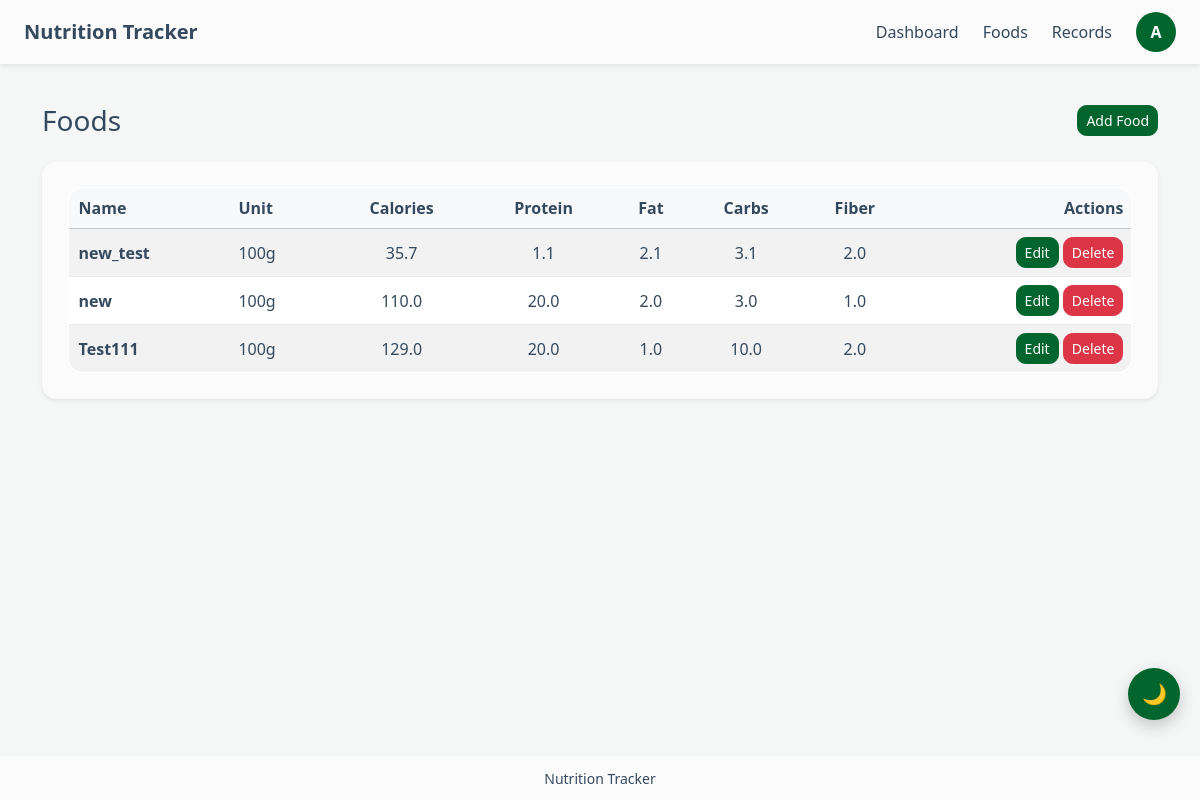
Page /foods/ (signed in) on the earlier database version.
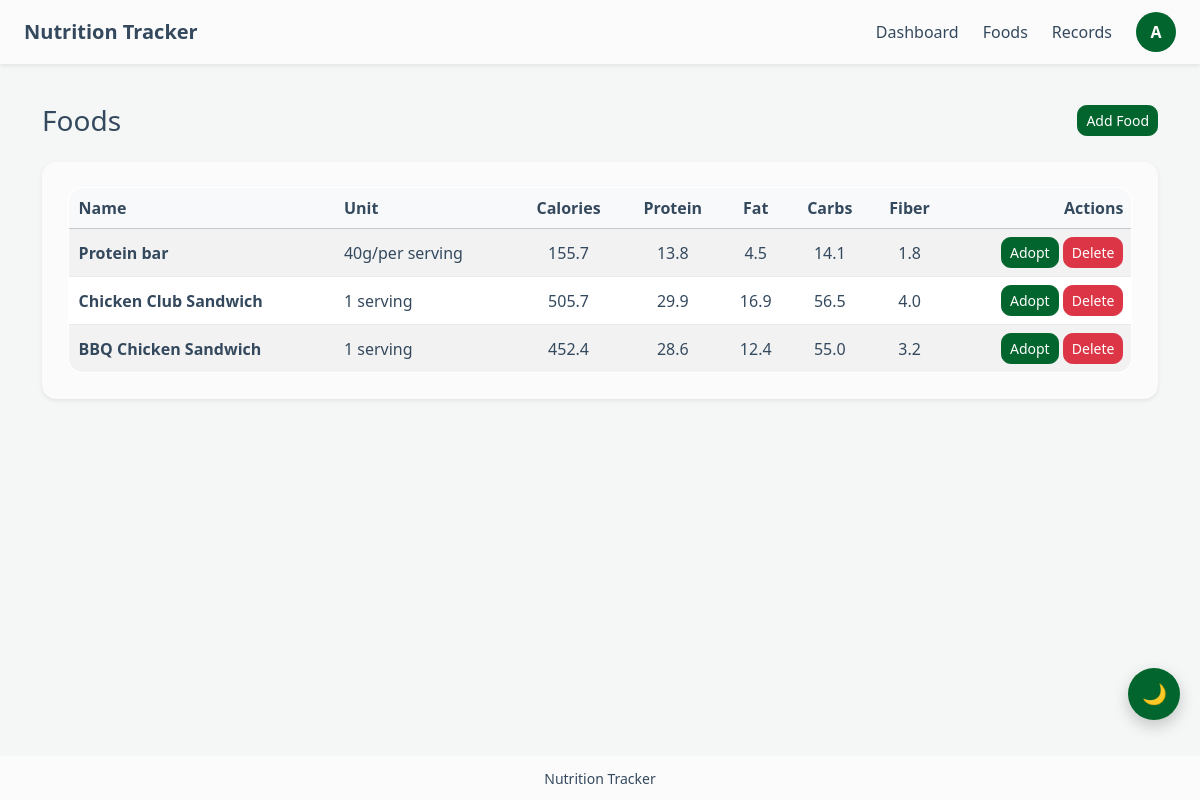
Same page on the later database version.
### tracker/models.py (models this page shows, shortened)
class Food(models.Model):
    user = models.ForeignKey(settings.AUTH_USER_MODEL, on_delete=models.CASCADE, related_name='foods')
    name = models.CharField(max_length=120)
    unit = models.CharField(max_length=30, default='100g', help_text='e.g. 100g, serving, piece')
    calories = models.FloatField()
    protein = models.FloatField(default=0)
    fat = models.FloatField(default=0)
    carbohydrates = models.FloatField(default=0)
    fiber = models.FloatField(default=0)
    created_at = models.DateTimeField(auto_now_add=True)
    class Meta:
        ordering = ['name']
        unique_together = ('user', 'name')

### tracker/views.py (the view)
# urls.py: path('foods/', views.food_list, name='food_list'),
@login_required
def food_list(request):
    foods = Food.objects.filter(user=request.user)
    admin_user = User.objects.filter(is_superuser=True).first()
    if(admin_user):
        foods = Food.objects.filter(
            Q(user=request.user) | Q(user=admin_user)
        ).annotate(
            sort_priority=Case(
                When(user=request.user, then=Value(0)),
                default=Value(1),
                output_field=IntegerField(),
            )
        ).order_by('-id')
    return render(request, 'tracker/food_list.html', {'foods': foods})

### tracker/templates/tracker/food_list.html (shortened to what this page needs)
{% extends 'tracker/base.html' %}
{% block content %}
<div class="d-flex flex-column gap-4">
    <section class="d-flex flex-column flex-md-row justify-content-between align-items-md-center gap-3">
        <h1 class="h3 mb-0">Foods</h1>
        <button class="btn btn-primary btn-sm" type="button" onclick="openModal('add/')">Add Food</button>
    </section>
    <div class="card shadow-sm border-0">
        <div class="card-body">
            {% if foods %}
            <div class="table-responsive">
                <table class="table table-striped table-hover align-middle mb-0">
                    <thead class="table-light">
                        <tr>
                            <th>Name</th>
                            <th>Unit</th>
                            <th class="text-center">Calories</th>
                            <th class="text-center">Protein</th>
                            <th class="text-center">Fat</th>
                            <th class="text-center">Carbs</th>
                            <th class="text-center">Fiber</th>
                            <th class="text-end">Actions</th>
                        </tr>
                    </thead>
                    <tbody>
                        {% for food in foods %}
                        <tr>
                            <td class="fw-semibold">{{ food.name }}</td>
                            <td>{{ food.unit }}</td>
                            <td class="text-center">{{ food.calories }}</td>
                            <td class="text-center">{{ food.protein }}</td>
                            <td class="text-center">{{ food.fat }}</td>
                            <td class="text-center">{{ food.carbohydrates }}</td>
                            <td class="text-center">{{ food.fiber }}</td>
                            <td class="text-end">
                                {% if food.user == request.user %}
                                    <button class="btn btn-primary btn-sm" type="button"
                                        onclick="openModal('{% url 'food_edit' food.pk %}')">Edit</button>
                                    <button class="btn btn-danger btn-sm" type="button"
                                        onclick="openModal('{% url 'food_delete' food.pk %}')">Delete</button>
                                {% elif food.user.is_staff %}
                                    <button class="btn btn-primary btn-sm" type="button"
                                        onclick="openModal('{% url 'food_adopt' food.pk %}')">Adopt</button>
                                    <button class="btn btn-danger btn-sm" type="button"
                                        onclick="openModal('{% url 'food_delete_admin' food.pk %}')">Delete</button>
                                {% else  %}
                                    Common
                                {% endif %}
                            </td>
                        </tr>
                        {% endfor %}
                    </tbody>
                </table>
            </div>
            {% else %}
            <p class="text-muted mb-0">No foods added yet.</p>
            {% endif %}
        </div>
    </div>
</div>
{% endblock %}

### tracker/templates/tracker/base.html (shortened to what this page needs)
{% load static %}
<!DOCTYPE html>
<html lang="zh-CN">
<head>
    <link rel="stylesheet" href="{% static 'tracker/css/bootstrap-custom.min.css' %}">
    <link rel="stylesheet" href="{% static 'tracker/css/common.css' %}">
</head>
<body>
<header class="site-header fixed-top">
    <nav class="navbar navbar-expand-lg shadow-sm site-navbar">
        <div class="container-fluid px-3 px-lg-4">
            <a class="navbar-brand fw-bold" href="{% url 'home' %}">
                Nutrition Tracker
            </a>
            {% if user.is_authenticated %}
                <div class="collapse navbar-collapse" id="mainNavbar">
                    <div class="navbar-nav ms-auto align-items-lg-center gap-lg-2">
                        {% if request.user.is_staff %}
                            <a class="nav-link" href="{% url 'admin_user_list' %}">User Management</a>
                            <a class="nav-link" href="{% url 'food_list_admin' %}">Foods Management</a>
                        {% else %}
                            <a class="nav-link" href="{% url 'dashboard' %}">Dashboard</a>
                            <a class="nav-link" href="{% url 'food_list' %}">Foods</a>
                            <a class="nav-link" href="{% url 'record_list' %}">Records</a>
                        {% endif %}
                        <form action="{% url 'account' %}" method="post" class="ms-lg-2 mb-0">
                            <button class="btn p-0 border-0 bg-transparent" type="submit" title="User info" aria-label="User info">
                                <span class="avatar-circle">
                                    {{ request.user.username|default:'U'|first|upper }}
                                </span>
                            </button>
                        </form>
                    </div>
                </div>
            {% endif %}
        </div>
    </nav>
</header>
<main class="page-content">
    <div class="{% block main_container_class %}container py-4{% endblock %}">
        {% block content %}{% endblock %}
    </div>
</main>
<footer class="site-footer fixed-bottom">
    <div class="container text-center small py-2">
        Nutrition Tracker
    </div>
</footer>
<button id="themeToggle" class="theme-toggle" title="Toggle theme">
    🌙
</button>
</body>
</html>

### tracker/static/tracker/css/common.css (style rules this page uses)
:root { --header-height: 64px; --footer-height: 44px; --primary-color: #02652d; --primary-hover: #5da67d; --bg-color: #f4f7f6; --card-bg: #fbfbfb; --text-main: #34495e; --text-muted: #5f6f7d; --border-color: #e9ecef; --table-bg: #ffffff; --table-head: #f8f9fa; }
body { background: var(--bg-color); color: var(--text-main); }
body, .card, .navbar, .site-footer { transition: background 0.25s ease, color 0.25s ease; }
.navbar-brand { color: var(--text-main) !important; }
.nav-link { color: var(--text-main) !important; }
.page-content { min-height: calc(100vh - var(--header-height) - var(--footer-height)); padding-top: calc(var(--header-height) + 1rem); padding-bottom: calc(var(--footer-height) + 1rem); }
.site-header .navbar { min-height: var(--header-height); background: var(--card-bg); }
.site-footer { height: var(--footer-height); display: flex; align-items: center; background: var(--card-bg); }
.card { border-radius: 0.9rem; border: none; background: var(--card-bg); color: var(--text-main) !important; box-shadow: 0 0.35rem 0.8rem rgba(0,0,0,0.05); }
.card .card-body { padding: 1.6rem; }
.table { --bs-table-bg: var(--table-bg); --bs-table-border-color: var(--border-color); --bs-table-hover-bg: rgba(0,0,0,0.04); border: 1px solid var(--border-color); background: var(--table-bg); color: var(--text-main); }
.table thead th { background: var(--table-head); color: var(--text-main); font-weight: 600; }
.table th, .table td { color: var(--text-main) !important; padding-left: 10px; }
.table, .list-group { border-radius: 0.9rem; overflow: hidden; }
.btn { border-radius: 0.6rem; }
.btn-primary { background: var(--primary-color); border-color: var(--primary-color); }
.avatar-circle { width: 40px; height: 40px; border-radius: 50%; background: var(--primary-color); color: white; display: flex; align-items: center; justify-content: center; font-weight: 700; transition: transform 0.12s ease, box-shadow 0.12s ease; }
.theme-toggle { position: fixed; right: 20px; bottom: 80px; width: 52px; height: 52px; border-radius: 50%; border: none; background: var(--primary-color); color: white; font-size: 20px; cursor: pointer; display: flex; align-items: center; justify-content: center; box-shadow: 0 6px 16px rgba(0,0,0,0.2); z-index: 1000; transition: transform 0.15s ease, box-shadow 0.15s ease, background 0.2s; }

Differences in the rows shown:
removed Food: name "new_test", unit "100g", calories "35.7", protein "1.1", fat "2.1", carbohydrates "3.1", fiber "2.0", shows "Edit"
removed Food: name "new", unit "100g", calories "110.0", protein "20.0", fat "2.0", carbohydrates "3.0", fiber "1.0", shows "Edit"
added Food: name "Protein bar", unit "40g/per serving", calories "155.7", protein "13.8", fat "4.5", carbohydrates "14.1", fiber "1.8", shows "Adopt"
added Food: name "Chicken Club Sandwich", unit "1 serving", calories "505.7", protein "29.9", fat "16.9", carbohydrates "56.5", fiber "4.0", shows "Adopt"
changed Food: name "Test111" → "BBQ Chicken Sandwich"; unit "100g" → "1 serving"; calories "129.0" → "452.4"; protein "20.0" → "28.6"; fat "1.0" → "12.4"; carbohydrates "10.0" → "55.0"; fiber "2.0" → "3.2"; user_id "Edit" → "Adopt"
